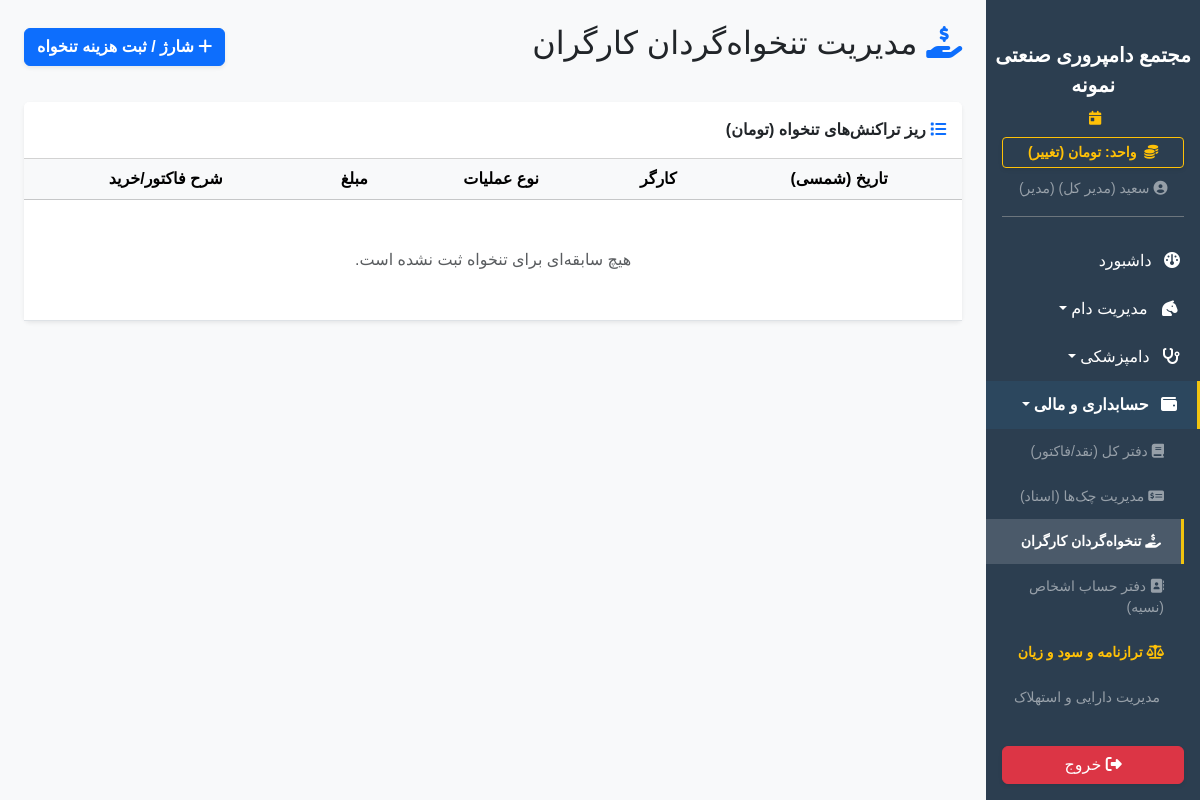
The app's page /finance/petty_cash (signed in), older data.
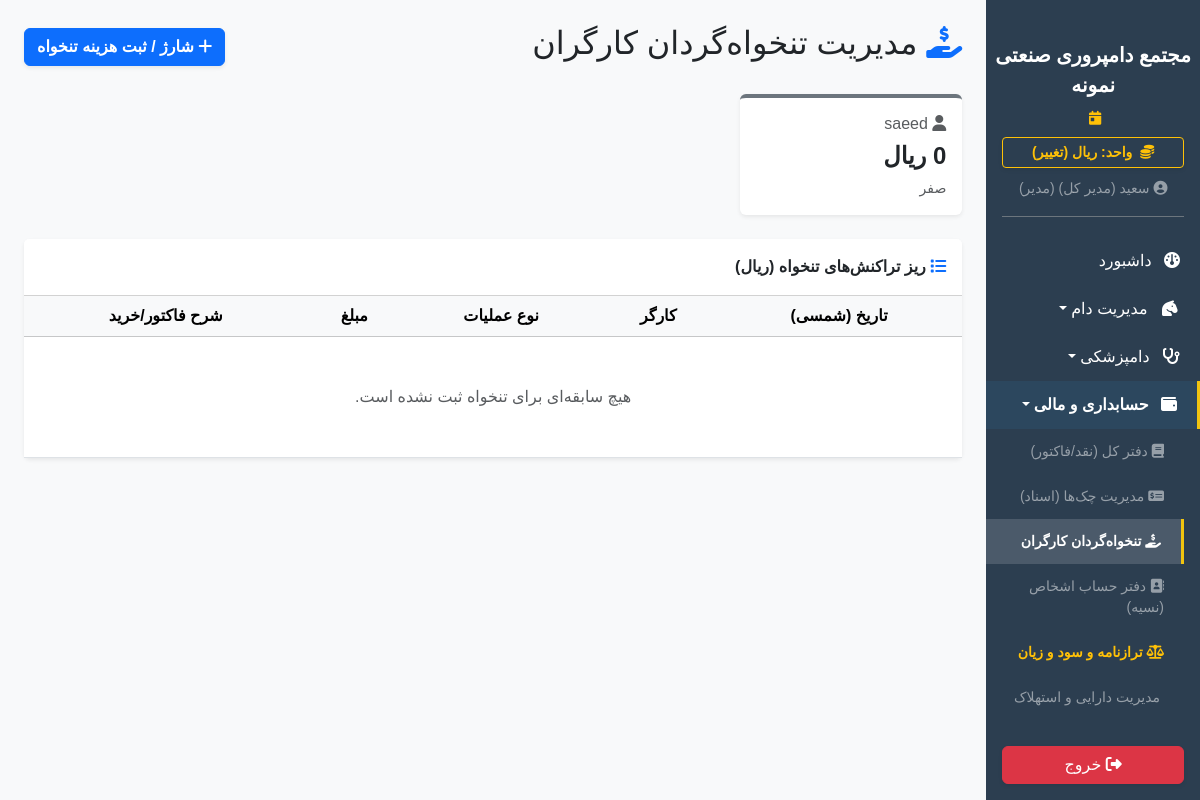
The same page, newer data.
### app/models.py (models this page shows)
class SystemSetting(db.Model):
    id = db.Column(db.Integer, primary_key=True)
    key = db.Column(db.String(50), unique=True, nullable=False)
    value = db.Column(db.String(255), nullable=False)
    description = db.Column(db.String(255), nullable=True)

class Worker(db.Model):
    id = db.Column(db.Integer, primary_key=True)
    worker_code = db.Column(db.String(50), unique=True, nullable=False)
    name = db.Column(db.String(100), nullable=False)
    national_id = db.Column(db.String(20), nullable=True)
    phone = db.Column(db.String(20), nullable=True)
    role = db.Column(db.String(50), default='کارگر ساده')
    start_date = db.Column(db.Date, default=datetime.utcnow)
    education = db.Column(db.String(100), nullable=True) # مدرک تحصیلی
    address = db.Column(db.String(255), nullable=True) # آدرس
    bank_account = db.Column(db.String(50), nullable=True) # شماره کارت/شبا
    salary = db.Column(Numeric(18, 2), default=0.0) # پایه حقوق
    housing_allowance = db.Column(Numeric(18, 2), default=0.0) # حق مسکن
    food_allowance = db.Column(Numeric(18, 2), default=0.0) # حق بن و خواربار
    family_allowance = db.Column(Numeric(18, 2), default=0.0) # حق عائله‌مندی (اولاد)
    insurance_status = db.Column(db.String(50), default='بدون بیمه')
    status = db.Column(db.String(50), default='فعال')
    assigned_pen_id = db.Column(db.Integer, db.ForeignKey('pen.id'), nullable=True)
    tasks = db.relationship('Task', backref='worker', lazy=True, cascade="all, delete-orphan")
    events = db.relationship('WorkerEvent', backref='worker', lazy=True, cascade="all, delete-orphan")
    loans = db.relationship('WorkerLoan', backref='worker', lazy=True, cascade="all, delete-orphan")
    petty_cash_records = db.relationship('PettyCash', backref='worker', lazy=True, cascade="all, delete-orphan")
    documents = db.relationship('WorkerDocument', backref='worker', lazy=True, cascade="all, delete-orphan") # گالری مدارک پرسنلی

### app/blueprints/finance.py (the view)
@finance_bp.route('/petty_cash')
@login_required
def petty_cash():
    from app.models import PettyCash, Worker
    workers = Worker.query.all()
    records = PettyCash.query.order_by(PettyCash.record_date.desc(), PettyCash.id.desc()).all()
    worker_balances = {}
    for w in workers:
        charges = sum(r.amount for r in w.petty_cash_records if r.action_type == 'شارژ تنخواه')
        expenses = sum(r.amount for r in w.petty_cash_records if r.action_type == 'هزینه تنخواه')
        worker_balances[w.name] = charges - expenses
    return render_template('finance/petty_cash.html', records=records, workers=workers, worker_balances=worker_balances)

### app/__init__.py (called while the page is built)
def get_system_setting(key, default):
    from app.models import SystemSetting
    s = SystemSetting.query.filter_by(key=key).first()
    return s.value if s else default

### app/blueprints/dashboard.py (called while the page is built)
@dashboard_bp.app_context_processor
def inject_settings():
    try:
        all_settings = {s.key: s.value for s in SystemSetting.query.all()}
    except:
        all_settings = {}
    return dict(system_settings=all_settings)

### app/templates/finance/petty_cash.html (shortened to what this page needs)
{% extends 'base.html' %}
{% block content %}
<div class="d-flex justify-content-between align-items-center mb-4 flex-wrap gap-2">
    <h2><i class="fa-solid fa-hand-holding-dollar text-primary"></i> مدیریت تنخواه‌گردان کارگران</h2>
    <button class="btn btn-primary shadow-sm fw-bold" data-bs-toggle="modal" data-bs-target="#addPettyCashModal"><i class="fa-solid fa-plus"></i> شارژ / ثبت هزینه تنخواه</button>
</div>
<div class="row g-3 mb-4">
    {% for name, balance in worker_balances.items() %}
    <div class="col-md-3">
        <div class="card shadow-sm border-0 border-top {% if balance > 0 %}border-success{% elif balance < 0 %}border-danger{% else %}border-secondary{% endif %} border-4">
            <div class="card-body">
                <h6 class="text-muted mb-2"><i class="fa-solid fa-user"></i> {{ name }}</h6>
                <h4 class="mb-0 fw-bold {% if balance > 0 %}text-success{% elif balance < 0 %}text-danger{% endif %}">{{ balance|currency }}</h4>
                <small class="text-muted d-block mt-2">{% if balance > 0 %}موجودی باقیمانده{% elif balance < 0 %}کارگر طلبکار است{% else %}صفر{% endif %}</small>
            </div>
        </div>
    </div>
    {% endfor %}
</div>
<div class="card shadow-sm border-0 mb-3 bg-white">
    <div class="card-header bg-white fw-bold py-3"><i class="fa-solid fa-list text-primary"></i> ریز تراکنش‌های تنخواه ({{ get_system_currency_from_settings() }})</div>
    <div class="card-body p-0">
        <div class="table-responsive">
            <table class="table table-hover align-middle text-center mb-0">
                <thead class="table-light"><tr><th>تاریخ (شمسی)</th><th>کارگر</th><th>نوع عملیات</th><th>مبلغ</th><th>شرح فاکتور/خرید</th></tr></thead>
                <tbody>
                    {% for r in records %}
                    <tr>
                        <td class="text-primary fw-bold">{{ r.record_date|jalali }}</td>
                        <td class="fw-bold">{{ r.worker.name }}</td>
                        <td>
                            {% if r.action_type == 'شارژ تنخواه' %}
                            <span class="badge bg-success bg-opacity-10 text-success border border-success"><i class="fa-solid fa-arrow-down"></i> واریز به کارگر</span>
                            {% else %}
                            <span class="badge bg-danger bg-opacity-10 text-danger border border-danger"><i class="fa-solid fa-arrow-up"></i> خرج شده (خرید)</span>
                            {% endif %}
                        </td>
                        <td class="fw-bold fs-6">{{ r.amount|currency }}</td>
                        <td class="text-muted small">{{ r.description }}</td>
                    </tr>
                    {% else %}
                    <tr><td colspan="5" class="text-center py-5 text-muted">هیچ سابقه‌ای برای تنخواه ثبت نشده است.</td></tr>
                    {% endfor %}
                </tbody>
            </table>
        </div>
    </div>
</div>
{% endblock %}

### app/templates/base.html (shortened to what the changed rows need)
<!DOCTYPE html>
<html lang="fa" dir="rtl">
<head>
    <link href="https://cdn.jsdelivr.net/gh/rastikerdar/vazirmatn@v33.003/Vazirmatn-font-face.css" rel="stylesheet">
    <link rel="stylesheet" href="https://unpkg.com/persian-datepicker@1.2.0/dist/css/persian-datepicker.min.css">
    <link rel="stylesheet" href="https://cdn.jsdelivr.net/npm/bootstrap@5.3.2/dist/css/bootstrap.rtl.min.css">
    <link rel="stylesheet" href="https://cdnjs.cloudflare.com/ajax/libs/font-awesome/6.4.2/css/all.min.css">
    <link rel="stylesheet" href="{{ url_for('static', filename='css/style.css') }}">
</head>
<body>
    <div class="d-flex" id="wrapper">
        <div class="sidebar-bg d-flex flex-column" id="sidebar-wrapper">
            <div class="px-3 mb-2">
                <a href="{{ url_for('dashboard.toggle_currency') }}" class="btn btn-sm btn-outline-warning w-100 fw-bold shadow-sm">
                    <i class="fa-solid fa-coins me-1"></i> واحد: {{ get_system_currency_from_settings() }} (تغییر)
                </a>
            </div>
        </div>
        <div id="page-content-wrapper" class="w-100 bg-light" style="overflow-x: hidden;">
            <div class="container-fluid p-4">{% block content %}{% endblock %}</div>
        </div>
    </div>
</body>
</html>

Row changes from the older to the newer data that the page shows:
changed SystemSetting: value "تومان" → "ریال"
added Worker: name "saeed", value "0 ریال"
